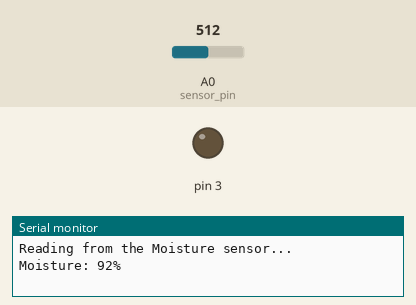
This sketch was run on a simulated Arduino Uno, built with avr-gcc and run on an emulated ATmega328P. On the bench: output pins drawn as LEDs (lit = HIGH), the last lines printed to the serial monitor. Inputs (shaded band) come from the test bench; at power-on: A0 (sensor_pin) = 512.

Above: at 3.2 s.
3.3 s: A0 (sensor_pin) set to 188
6.0 s: A0 (sensor_pin) set to 159
At 7.2 s:
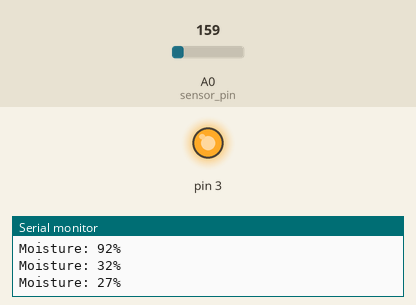
8.7 s: A0 (sensor_pin) set to 306
At 10.3 s:
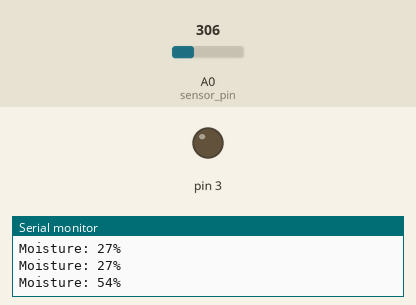
11.5 s: A0 (sensor_pin) set to 122
At 13.0 s:
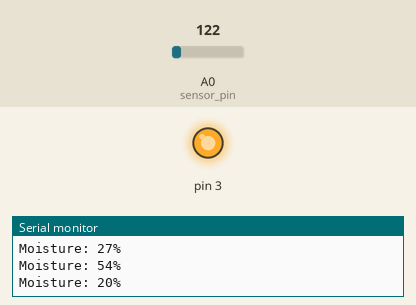
Timing chart, 0 to 14.5 s (numbered marks = the images above; inputs shaded):
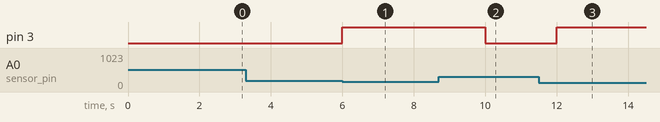

Measured:
- the behaviour switches between 172 and 171 on A0 (sensor_pin) (found by bisection; images 0 and 1)
- after the input at 6.0 s, pin 3: LOW → HIGH at once
- after the input at 8.7 s, pin 3: HIGH → LOW after 1.3 s
- after the input at 11.5 s, pin 3: LOW → HIGH after 0.50 s

The sketch:

smart_irrigation.ino
```cpp
// Smart Irrigation System

int sensor_pin = A0;
int output_value;

void setup() {
  pinMode(3, OUTPUT);
  Serial.begin(9600);
  Serial.println("Reading from the Moisture sensor...");
  delay(2000);
}

void loop() {
  output_value = analogRead(sensor_pin);
  output_value = map(output_value, 10, 550, 0, 100);
  Serial.print("Moisture: ");
  Serial.print(output_value);
  Serial.println("%");

  if (output_value < 30) { // Adjust the threshold value according to your needs
    digitalWrite(3, HIGH); // Turn on the pump
    delay(1000);
  } else {
    digitalWrite(3, LOW);  // Turn off the pump
    delay(1000);
  }

  delay(1000);
}
```
